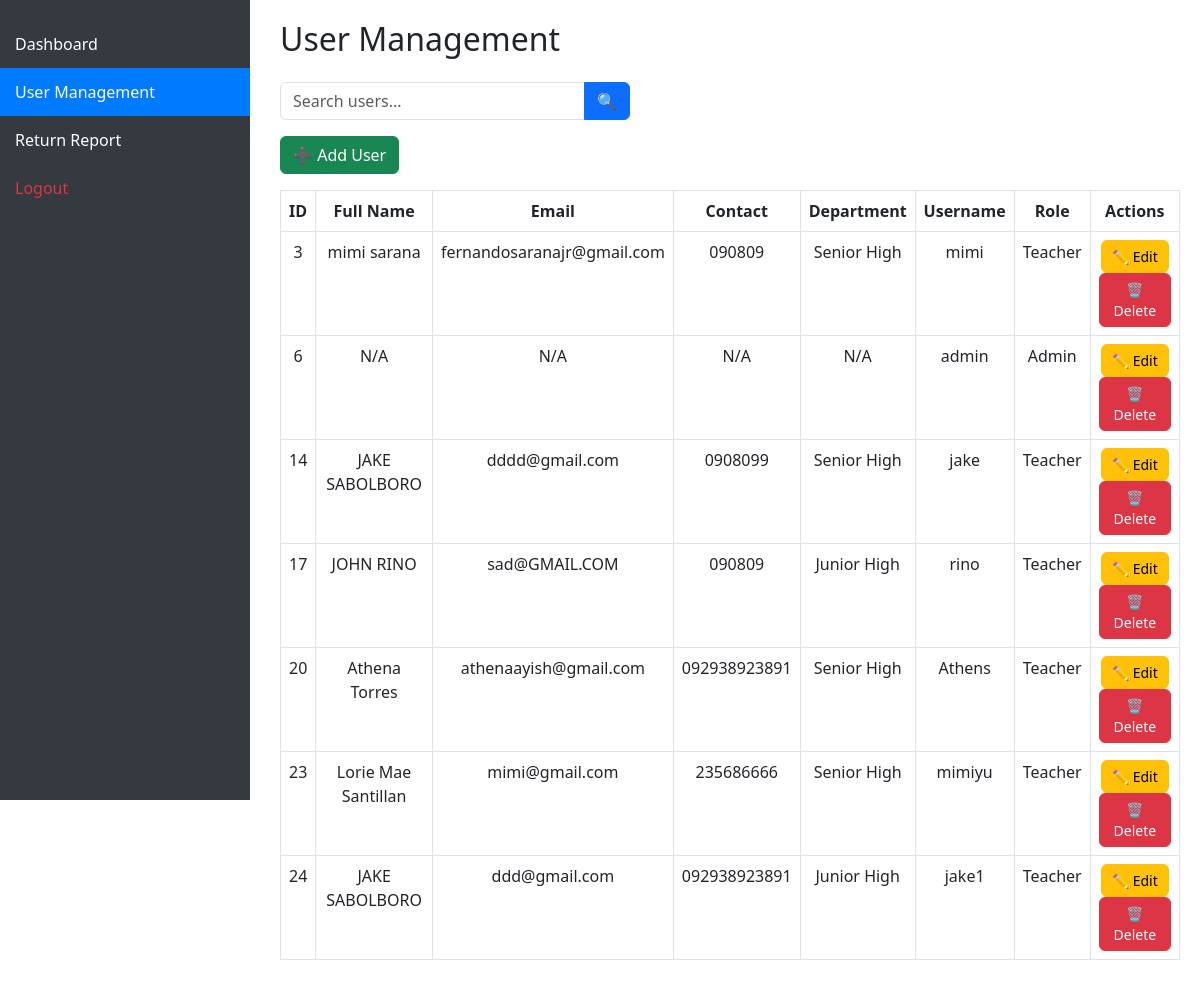
The page /try.php (signed in) on the database its author committed.
### tables this page shows
CREATE TABLE `teacher` (
  `teacher_id` int(11) NOT NULL,
  `department_id` int(11) NOT NULL,
  `fn` varchar(100) NOT NULL,
  `ln` varchar(100) NOT NULL,
  `email` varchar(255) NOT NULL,
  `contact_number` varchar(20) NOT NULL,
  `account_id` int(11) NOT NULL
);

CREATE TABLE `account` (
  `account_id` int(11) NOT NULL,
  `un` varchar(255) NOT NULL,
  `pw` varchar(255) NOT NULL,
  `account_type_id` int(11) NOT NULL
);

CREATE TABLE `department` (
  `department_id` int(11) NOT NULL,
  `name` varchar(255) NOT NULL
);

### try.php (the view, shortened to what this page needs)
<?php
include 'config.php';
$search_query = "";
$query = "SELECT account.*,
                 CONCAT(teacher.fn, ' ', teacher.ln) AS full_name,
                 teacher.email, teacher.contact_number, department.name AS department
          FROM account
          LEFT JOIN teacher ON account.account_id = teacher.account_id
          LEFT JOIN department ON teacher.department_id = department.department_id
          $search_query";
$result = $conn->query($query);
?>
<!DOCTYPE html>
<html>
<head>
    <link rel="stylesheet" href="https://cdn.jsdelivr.net/npm/bootstrap@5.3.0/dist/css/bootstrap.min.css">
</head>
<body>
<div class="sidebar">
    <a href="admin_dashboard.php">Dashboard</a>
    <a href="user_table.php" class="active">User Management</a>
    <a href="return_report.php">Return Report</a>
    <a href="logout.php" class="text-danger">Logout</a>
</div>
<div class="content">
    <h2 class="mb-4">User Management</h2>
    <form method="GET" class="mb-3 d-flex">
        <div class="input-group" style="max-width: 350px;">
            <input type="text" name="search" class="form-control" placeholder="Search users..." value="<?= isset($_GET['search']) ? $_GET['search'] : '' ?>" id="searchInput">
            <button type="submit" class="btn btn-primary">🔍</button>
        </div>
    </form>
    <a href="add_user.php" class="btn btn-success mb-3">➕ Add User</a>
    <table class="table table-bordered text-center">
        <thead>
            <tr>
                <th>ID</th>
                <th>Full Name</th>
                <th>Email</th>
                <th>Contact</th>
                <th>Department</th>
                <th>Username</th>
                <th>Role</th>
                <th>Actions</th>
            </tr>
        </thead>
        <tbody>
            <?php while ($row = $result->fetch_assoc()) { ?>
                <tr>
                    <td><?= $row['account_id'] ?></td>
                    <td><?= $row['full_name'] ?: 'N/A' ?></td>
                    <td><?= $row['email'] ?: 'N/A' ?></td>
                    <td><?= $row['contact_number'] ?: 'N/A' ?></td>
                    <td><?= $row['department'] ?: 'N/A' ?></td>
                    <td><?= $row['un'] ?></td>
                    <td><?= $row['account_type_id'] == 2 ? 'Admin' : 'Teacher' ?></td>
                    <td>
                        <a href="edit_user.php?id=<?= $row['account_id'] ?>" class="btn btn-warning btn-action">✏ Edit</a>
                        <button class="btn btn-danger btn-action" onclick="confirmDelete(<?= $row['account_id'] ?>)">🗑 Delete</button>
                    </td>
                </tr>
            <?php } ?>
        </tbody>
    </table>
</div>
</body>
</html>

### try.php (style rules this page uses)
.sidebar { height: 100vh; width: 250px; position: fixed; top: 0; left: 0; background-color: #343a40; padding-top: 20px; }
.sidebar a { padding: 12px 15px; text-decoration: none; font-size: 16px; color: white; display: block; transition: 0.3s; }
.sidebar a:hover, .sidebar a.active { background-color: #007bff; color: white; }
.content { margin-left: 260px; padding: 20px; }
.table thead { background-color: #007bff; color: white; }
.table tbody tr:nth-child(even) { background-color: #f8f9fa; }
.btn-action { padding: 5px 10px; font-size: 14px; }

### rows shown on the page
teacher: account.account_id "3", full_name "mimi sarana", email "fernandosaranajr@gmail.com", contact_number "090809", department.name "Senior High", account.un "mimi", shows "Teacher"
account: account_id "6", full_name "N/A", email "N/A", contact_number "N/A", department "N/A", un "admin", shows "Admin"
teacher: account.account_id "14", full_name "JAKE SABOLBORO", email "dddd@gmail.com", contact_number "0908099", department.name "Senior High", account.un "jake", shows "Teacher"
teacher: account.account_id "17", full_name "JOHN RINO", email "sad@GMAIL.COM", contact_number "090809", department.name "Junior High", account.un "rino", shows "Teacher"
teacher: account.account_id "20", full_name "Athena Torres", email "athenaayish@gmail.com", contact_number "092938923891", department.name "Senior High", account.un "Athens", shows "Teacher"
teacher: account.account_id "23", full_name "Lorie Mae Santillan", email "mimi@gmail.com", contact_number "235686666", department.name "Senior High", account.un "mimiyu", shows "Teacher"
teacher: account.account_id "24", full_name "JAKE SABOLBORO", email "ddd@gmail.com", contact_number "092938923891", department.name "Junior High", account.un "jake1", shows "Teacher"
